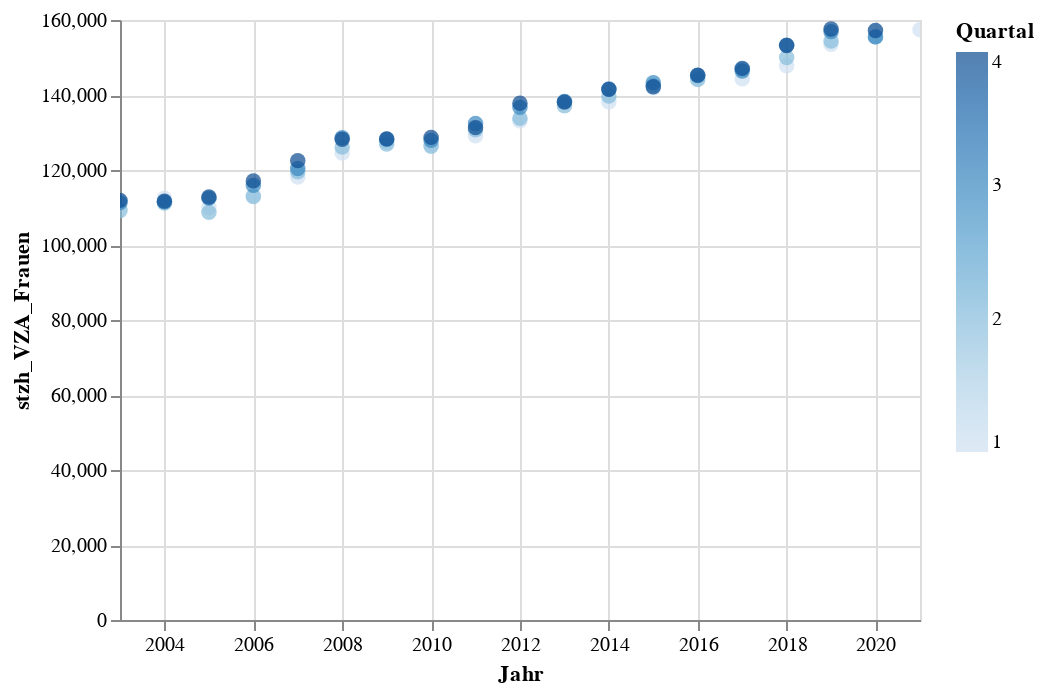

This figure's notebook cell:
### Code cell
alt.Chart(selVZA).mark_circle(size=60).encode(
    x='Jahr',
    y='stzh_VZA_Frauen',
    color='Quartal',
    tooltip=['Jahr','Quartal','stzh_VZA_Frauen']
).interactive() # this makes the axes interactive: now you can zoom & pan

### Figure 1 — Vega-Lite specification as saved in the notebook (floating-point values rounded to 4 significant figures)
{"config": {"view": {"continuousWidth": 400, "continuousHeight": 300}}, "data": {"name": "data-b4f93c5530655ad5ad21fb81af158307"}, "mark": {"type": "circle", "size": 60}, "encoding": {"color": {"type": "quantitative", "field": "Quartal"}, "tooltip": [{"type": "temporal", "field": "Jahr"}, {"type": "quantitative", "field": "Quartal"}, {"type": "quantitative", "field": "stzh_VZA_Frauen"}], "x": {"type": "temporal", "field": "Jahr"}, "y": {"type": "quantitative", "field": "stzh_VZA_Frauen"}}, "selection": {"selector008": {"type": "interval", "bind": "scales", "encodings": ["x", "y"]}}, "$schema": "https://vega.github.io/schema/vega-lite/v4.8.1.json", "datasets": {"data-b4f93c5530655ad5ad21fb81af158307": [{"Jahr": "2003-01-01T00:00:00", "Quartal": 2, "stzh_VZA_Frauen": 109200, "stzh_VZA_Maenner": 186200, "stzh_VZA_s2": 34200, "stzh_VZA_s3": 261300}, {"Jahr": "2003-01-01T00:00:00", "Quartal": 3, "stzh_VZA_Frauen": 111300, "stzh_VZA_Maenner": 185600, "stzh_VZA_s2": 34200, "stzh_VZA_s3": 262800}, {"Jahr": "2003-01-01T00:00:00", "Quartal": 4, "stzh_VZA_Frauen": 111900, "stzh_VZA_Maenner": 182000, "stzh_VZA_s2": 32500, "stzh_VZA_s3": 261400}, {"Jahr": "2004-01-01T00:00:00", "Quartal": 1, "stzh_VZA_Frauen": 112500, "stzh_VZA_Maenner": 181700, "stzh_VZA_s2": 31500, "stzh_VZA_s3": 262700}, {"Jahr": "2004-01-01T00:00:00", "Quartal": 2, "stzh_VZA_Frauen": 111200, "stzh_VZA_Maenner": 181000, "stzh_VZA_s2": 31400, "stzh_VZA_s3": 260800}, {"Jahr": "2004-01-01T00:00:00", "Quartal": 3, "stzh_VZA_Frauen": 111500, "stzh_VZA_Maenner": 182200, "stzh_VZA_s2": 31500, "stzh_VZA_s3": 262100}, {"Jahr": "2004-01-01T00:00:00", "Quartal": 4, "stzh_VZA_Frauen": 111700, "stzh_VZA_Maenner": 178900, "stzh_VZA_s2": 29600, "stzh_VZA_s3": 261000}, {"Jahr": "2005-01-01T00:00:00", "Quartal": 1, "stzh_VZA_Frauen": 110000, "stzh_VZA_Maenner": 178600, "stzh_VZA_s2": 29200, "stzh_VZA_s3": 259400}, {"Jahr": "2005-01-01T00:00:00", "Quartal": 2, "stzh_VZA_Frauen": 108700, "stzh_VZA_Maenner": 178800, "stzh_VZA_s2": 29400, "stzh_VZA_s3": 258000}, {"Jahr": "2005-01-01T00:00:00", "Quartal": 3, "stzh_VZA_Frauen": 112500, "stzh_VZA_Maenner": 182400, "stzh_VZA_s2": 28500, "stzh_VZA_s3": 266400}, {"Jahr": "2005-01-01T00:00:00", "Quartal": 4, "stzh_VZA_Frauen": 112800, "stzh_VZA_Maenner": 179400, "stzh_VZA_s2": 28100, "stzh_VZA_s3": 264100}, {"Jahr": "2006-01-01T00:00:00", "Quartal": 1, "stzh_VZA_Frauen": 113200, "stzh_VZA_Maenner": 180100, "stzh_VZA_s2": 28000, "stzh_VZA_s3": 265200}, {"Jahr": "2006-01-01T00:00:00", "Quartal": 2, "stzh_VZA_Frauen": 112900, "stzh_VZA_Maenner": 182000, "stzh_VZA_s2": 28000, "stzh_VZA_s3": 266800}, {"Jahr": "2006-01-01T00:00:00", "Quartal": 3, "stzh_VZA_Frauen": 115900, "stzh_VZA_Maenner": 184400, "stzh_VZA_s2": 27500, "stzh_VZA_s3": 272800}, {"Jahr": "2006-01-01T00:00:00", "Quartal": 4, "stzh_VZA_Frauen": 117100, "stzh_VZA_Maenner": 183500, "stzh_VZA_s2": 26700, "stzh_VZA_s3": 273900}, {"Jahr": "2007-01-01T00:00:00", "Quartal": 1, "stzh_VZA_Frauen": 118100, "stzh_VZA_Maenner": 184700, "stzh_VZA_s2": 26900, "stzh_VZA_s3": 275800}, {"Jahr": "2007-01-01T00:00:00", "Quartal": 2, "stzh_VZA_Frauen": 119500, "stzh_VZA_Maenner": 188200, "stzh_VZA_s2": 27300, "stzh_VZA_s3": 280400}, {"Jahr": "2007-01-01T00:00:00", "Quartal": 3, "stzh_VZA_Frauen": 120400, "stzh_VZA_Maenner": 191600, "stzh_VZA_s2": 28000, "stzh_VZA_s3": 284000}, {"Jahr": "2007-01-01T00:00:00", "Quartal": 4, "stzh_VZA_Frauen": 122500, "stzh_VZA_Maenner": 191300, "stzh_VZA_s2": 27500, "stzh_VZA_s3": 286300}, {"Jahr": "2008-01-01T00:00:00", "Quartal": 1, "stzh_VZA_Frauen": 124500, "stzh_VZA_Maenner": 192900, "stzh_VZA_s2": 27700, "stzh_VZA_s3": 289700}, {"Jahr": "2008-01-01T00:00:00", "Quartal": 2, "stzh_VZA_Frauen": 126100, "stzh_VZA_Maenner": 196600, "stzh_VZA_s2": 27900, "stzh_VZA_s3": 294700}, {"Jahr": "2008-01-01T00:00:00", "Quartal": 3, "stzh_VZA_Frauen": 128600, "stzh_VZA_Maenner": 197400, "stzh_VZA_s2": 28300, "stzh_VZA_s3": 297800}, {"Jahr": "2008-01-01T00:00:00", "Quartal": 4, "stzh_VZA_Frauen": 128200, "stzh_VZA_Maenner": 194700, "stzh_VZA_s2": 27800, "stzh_VZA_s3": 295100}, {"Jahr": "2009-01-01T00:00:00", "Quartal": 1, "stzh_VZA_Frauen": 127500, "stzh_VZA_Maenner": 195600, "stzh_VZA_s2": 28400, "stzh_VZA_s3": 294700}, {"Jahr": "2009-01-01T00:00:00", "Quartal": 2, "stzh_VZA_Frauen": 126900, "stzh_VZA_Maenner": 195900, "stzh_VZA_s2": 28800, "stzh_VZA_s3": 294000}, {"Jahr": "2009-01-01T00:00:00", "Quartal": 3, "stzh_VZA_Frauen": 128200, "stzh_VZA_Maenner": 197500, "stzh_VZA_s2": 29100, "stzh_VZA_s3": 296600}, {"Jahr": "2009-01-01T00:00:00", "Quartal": 4, "stzh_VZA_Frauen": 128300, "stzh_VZA_Maenner": 195100, "stzh_VZA_s2": 28500, "stzh_VZA_s3": 294900}, {"Jahr": "2010-01-01T00:00:00", "Quartal": 1, "stzh_VZA_Frauen": 126700, "stzh_VZA_Maenner": 195100, "stzh_VZA_s2": 28500, "stzh_VZA_s3": 293300}, {"Jahr": "2010-01-01T00:00:00", "Quartal": 2, "stzh_VZA_Frauen": 126300, "stzh_VZA_Maenner": 197900, "stzh_VZA_s2": 28700, "stzh_VZA_s3": 295500}, {"Jahr": "2010-01-01T00:00:00", "Quartal": 3, "stzh_VZA_Frauen": 127900, "stzh_VZA_Maenner": 200600, "stzh_VZA_s2": 29100, "stzh_VZA_s3": 299400}, {"Jahr": "2010-01-01T00:00:00", "Quartal": 4, "stzh_VZA_Frauen": 128700, "stzh_VZA_Maenner": 199900, "stzh_VZA_s2": 28600, "stzh_VZA_s3": 300100}, {"Jahr": "2011-01-01T00:00:00", "Quartal": 1, "stzh_VZA_Frauen": 129100, "stzh_VZA_Maenner": 197700, "stzh_VZA_s2": 28300, "stzh_VZA_s3": 298600}, {"Jahr": "2011-01-01T00:00:00", "Quartal": 2, "stzh_VZA_Frauen": 130700, "stzh_VZA_Maenner": 200400, "stzh_VZA_s2": 28400, "stzh_VZA_s3": 302800}, {"Jahr": "2011-01-01T00:00:00", "Quartal": 3, "stzh_VZA_Frauen": 132400, "stzh_VZA_Maenner": 201900, "stzh_VZA_s2": 28700, "stzh_VZA_s3": 305700}, {"Jahr": "2011-01-01T00:00:00", "Quartal": 4, "stzh_VZA_Frauen": 131300, "stzh_VZA_Maenner": 200100, "stzh_VZA_s2": 28200, "stzh_VZA_s3": 303300}, {"Jahr": "2012-01-01T00:00:00", "Quartal": 1, "stzh_VZA_Frauen": 133100, "stzh_VZA_Maenner": 201100, "stzh_VZA_s2": 28200, "stzh_VZA_s3": 306000}, {"Jahr": "2012-01-01T00:00:00", "Quartal": 2, "stzh_VZA_Frauen": 133800, "stzh_VZA_Maenner": 202300, "stzh_VZA_s2": 28200, "stzh_VZA_s3": 307900}, {"Jahr": "2012-01-01T00:00:00", "Quartal": 3, "stzh_VZA_Frauen": 136700, "stzh_VZA_Maenner": 205100, "stzh_VZA_s2": 28300, "stzh_VZA_s3": 313500}, {"Jahr": "2012-01-01T00:00:00", "Quartal": 4, "stzh_VZA_Frauen": 137800, "stzh_VZA_Maenner": 202900, "stzh_VZA_s2": 27700, "stzh_VZA_s3": 313100}, {"Jahr": "2013-01-01T00:00:00", "Quartal": 1, "stzh_VZA_Frauen": 138300, "stzh_VZA_Maenner": 203300, "stzh_VZA_s2": 27900, "stzh_VZA_s3": 313700}, {"Jahr": "2013-01-01T00:00:00", "Quartal": 2, "stzh_VZA_Frauen": 137100, "stzh_VZA_Maenner": 205100, "stzh_VZA_s2": 28000, "stzh_VZA_s3": 314100}, {"Jahr": "2013-01-01T00:00:00", "Quartal": 3, "stzh_VZA_Frauen": 138300, "stzh_VZA_Maenner": 205700, "stzh_VZA_s2": 27900, "stzh_VZA_s3": 316100}, {"Jahr": "2013-01-01T00:00:00", "Quartal": 4, "stzh_VZA_Frauen": 138100, "stzh_VZA_Maenner": 203700, "stzh_VZA_s2": 27600, "stzh_VZA_s3": 314200}, {"Jahr": "2014-01-01T00:00:00", "Quartal": 1, "stzh_VZA_Frauen": 138200, "stzh_VZA_Maenner": 203000, "stzh_VZA_s2": 27600, "stzh_VZA_s3": 313600}, {"Jahr": "2014-01-01T00:00:00", "Quartal": 2, "stzh_VZA_Frauen": 139700, "stzh_VZA_Maenner": 205200, "stzh_VZA_s2": 27800, "stzh_VZA_s3": 317000}, {"Jahr": "2014-01-01T00:00:00", "Quartal": 3, "stzh_VZA_Frauen": 141600, "stzh_VZA_Maenner": 206600, "stzh_VZA_s2": 27900, "stzh_VZA_s3": 320400}, {"Jahr": "2014-01-01T00:00:00", "Quartal": 4, "stzh_VZA_Frauen": 141500, "stzh_VZA_Maenner": 207100, "stzh_VZA_s2": 27700, "stzh_VZA_s3": 321000}, {"Jahr": "2015-01-01T00:00:00", "Quartal": 1, "stzh_VZA_Frauen": 141900, "stzh_VZA_Maenner": 206900, "stzh_VZA_s2": 27800, "stzh_VZA_s3": 320900}, {"Jahr": "2015-01-01T00:00:00", "Quartal": 2, "stzh_VZA_Frauen": 142500, "stzh_VZA_Maenner": 209700, "stzh_VZA_s2": 28300, "stzh_VZA_s3": 324000}, {"Jahr": "2015-01-01T00:00:00", "Quartal": 3, "stzh_VZA_Frauen": 143300, "stzh_VZA_Maenner": 210500, "stzh_VZA_s2": 28100, "stzh_VZA_s3": 325600}, {"Jahr": "2015-01-01T00:00:00", "Quartal": 4, "stzh_VZA_Frauen": 142200, "stzh_VZA_Maenner": 210300, "stzh_VZA_s2": 27500, "stzh_VZA_s3": 325000}, {"Jahr": "2016-01-01T00:00:00", "Quartal": 1, "stzh_VZA_Frauen": 144500, "stzh_VZA_Maenner": 210700, "stzh_VZA_s2": 27100, "stzh_VZA_s3": 328100}, {"Jahr": "2016-01-01T00:00:00", "Quartal": 2, "stzh_VZA_Frauen": 144100, "stzh_VZA_Maenner": 211100, "stzh_VZA_s2": 27200, "stzh_VZA_s3": 328000}, {"Jahr": "2016-01-01T00:00:00", "Quartal": 3, "stzh_VZA_Frauen": 145200, "stzh_VZA_Maenner": 212300, "stzh_VZA_s2": 27500, "stzh_VZA_s3": 330000}, {"Jahr": "2016-01-01T00:00:00", "Quartal": 4, "stzh_VZA_Frauen": 145300, "stzh_VZA_Maenner": 211900, "stzh_VZA_s2": 26200, "stzh_VZA_s3": 331000}, {"Jahr": "2017-01-01T00:00:00", "Quartal": 1, "stzh_VZA_Frauen": 144300, "stzh_VZA_Maenner": 212300, "stzh_VZA_s2": 25700, "stzh_VZA_s3": 331000}, {"Jahr": "2017-01-01T00:00:00", "Quartal": 2, "stzh_VZA_Frauen": 146900, "stzh_VZA_Maenner": 214700, "stzh_VZA_s2": 27000, "stzh_VZA_s3": 334700}, {"Jahr": "2017-01-01T00:00:00", "Quartal": 3, "stzh_VZA_Frauen": 146400, "stzh_VZA_Maenner": 217400, "stzh_VZA_s2": 27000, "stzh_VZA_s3": 336800}, {"Jahr": "2017-01-01T00:00:00", "Quartal": 4, "stzh_VZA_Frauen": 147100, "stzh_VZA_Maenner": 216400, "stzh_VZA_s2": 26600, "stzh_VZA_s3": 336900}, {"Jahr": "2018-01-01T00:00:00", "Quartal": 1, "stzh_VZA_Frauen": 147800, "stzh_VZA_Maenner": 215600, "stzh_VZA_s2": 26400, "stzh_VZA_s3": 337000}, {"Jahr": "2018-01-01T00:00:00", "Quartal": 2, "stzh_VZA_Frauen": 150000, "stzh_VZA_Maenner": 216100, "stzh_VZA_s2": 26600, "stzh_VZA_s3": 339500}, {"Jahr": "2018-01-01T00:00:00", "Quartal": 3, "stzh_VZA_Frauen": 153300, "stzh_VZA_Maenner": 216800, "stzh_VZA_s2": 27000, "stzh_VZA_s3": 343100}, {"Jahr": "2018-01-01T00:00:00", "Quartal": 4, "stzh_VZA_Frauen": 153200, "stzh_VZA_Maenner": 216700, "stzh_VZA_s2": 26700, "stzh_VZA_s3": 343200}, {"Jahr": "2019-01-01T00:00:00", "Quartal": 1, "stzh_VZA_Frauen": 153500, "stzh_VZA_Maenner": 217800, "stzh_VZA_s2": 26900, "stzh_VZA_s3": 344400}, {"Jahr": "2019-01-01T00:00:00", "Quartal": 2, "stzh_VZA_Frauen": 154400, "stzh_VZA_Maenner": 217800, "stzh_VZA_s2": 27100, "stzh_VZA_s3": 345100}, {"Jahr": "2019-01-01T00:00:00", "Quartal": 3, "stzh_VZA_Frauen": 156900, "stzh_VZA_Maenner": 217100, "stzh_VZA_s2": 27400, "stzh_VZA_s3": 346600}, {"Jahr": "2019-01-01T00:00:00", "Quartal": 4, "stzh_VZA_Frauen": 157600, "stzh_VZA_Maenner": 216800, "stzh_VZA_s2": 26900, "stzh_VZA_s3": 347500}, {"Jahr": "2020-01-01T00:00:00", "Quartal": 1, "stzh_VZA_Frauen": 157100, "stzh_VZA_Maenner": 216800, "stzh_VZA_s2": 26100, "stzh_VZA_s3": 347700}, {"Jahr": "2020-01-01T00:00:00", "Quartal": 2, "stzh_VZA_Frauen": 155500, "stzh_VZA_Maenner": 218300, "stzh_VZA_s2": 26100, "stzh_VZA_s3": 347700}, {"Jahr": "2020-01-01T00:00:00", "Quartal": 3, "stzh_VZA_Frauen": 155500, "stzh_VZA_Maenner": 219500, "stzh_VZA_s2": 26400, "stzh_VZA_s3": 348600}, {"Jahr": "2020-01-01T00:00:00", "Quartal": 4, "stzh_VZA_Frauen": 157200, "stzh_VZA_Maenner": 218500, "stzh_VZA_s2": 26000, "stzh_VZA_s3": 349700}, {"Jahr": "2021-01-01T00:00:00", "Quartal": 1, "stzh_VZA_Frauen": 157400, "stzh_VZA_Maenner": 216500, "stzh_VZA_s2": 26400, "stzh_VZA_s3": 347500}]}}
